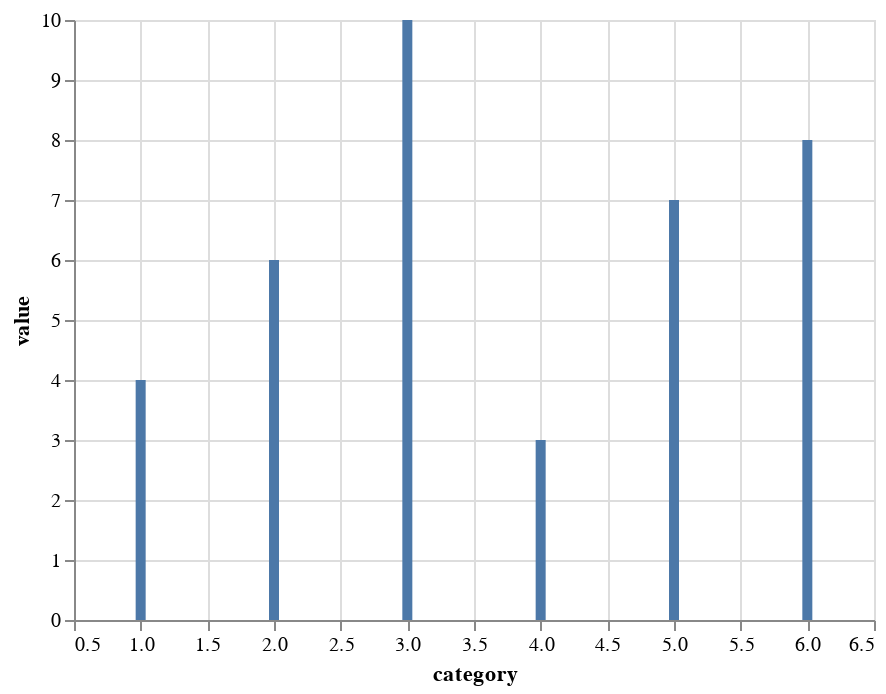

This figure's notebook cell:
### Markdown cell above
The circle mark is nearly identical to the point mark except that each circle is filled by default. It is a handy shortcut when you prefer a filled circle instead of an empty circle.

## Bar mark

Now let's try another common mark: bar mark.

### Code cell
bar_chart = base.mark_bar()
bar_chart

### Figure 1 — Vega-Lite specification as saved in the notebook (floating-point values rounded to 4 significant figures)
{"config": {"view": {"continuousWidth": 400, "continuousHeight": 300}}, "data": {"name": "data-c9896de6322bcd9cf0fe9396e0b72d16"}, "mark": "bar", "encoding": {"x": {"field": "category", "type": "quantitative"}, "y": {"field": "value", "type": "quantitative"}}, "$schema": "https://vega.github.io/schema/vega-lite/v4.17.0.json", "datasets": {"data-c9896de6322bcd9cf0fe9396e0b72d16": [{"category": 1, "value": 4}, {"category": 2, "value": 6}, {"category": 3, "value": 10}, {"category": 4, "value": 3}, {"category": 5, "value": 7}, {"category": 6, "value": 8}]}}
